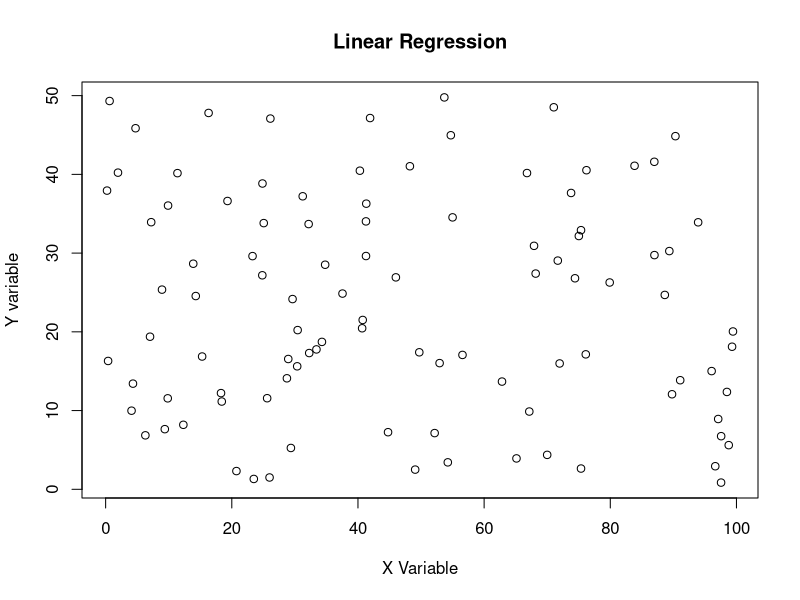
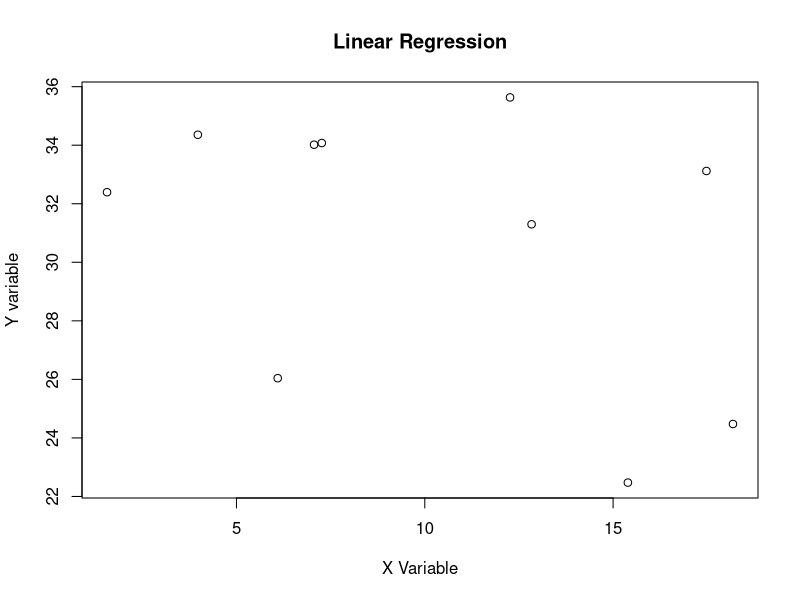
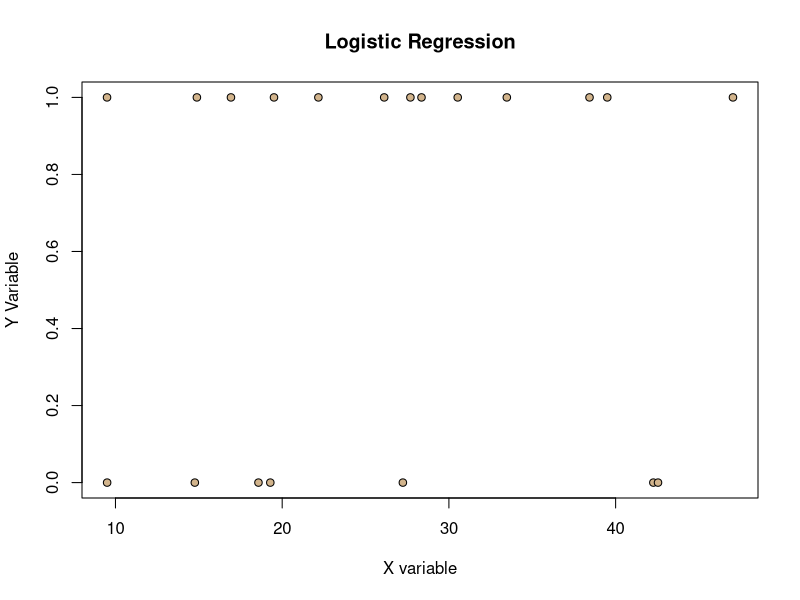

Generate these figures, in order, with R: (Note: this script raises an error after producing the figures.)
### Functions for Statistical Analysis - Homework 8
## March 8, 2017
## MWS

#################################################################################
# Function: Linear Regression
# Description: 
# input: continuous x & y variables
# output: abline & scatterplot
# ------------------------------------------------------------------------------

linReg <- function(xVar=runif(100,min=0,max=100),
                   yVar=runif(100,min=0,max=50),
                   dataframe=data.frame(xVar,yVar)){
  linRegMod <- lm(yVar~xVar,data=dataframe)
  linRegOut <- c(slope=summary(linRegMod)$coefficients[2,1],
                 pValue=summary(linRegMod)$coefficients[2,4])
  linRegPlot<- plot(y=dataframe$yVar,
                    x=dataframe$xVar,
                    main="Linear Regression",
                    xlab="X Variable", 
                    ylab="Y variable",
                    xlim=range(xVar),
                    ylim=range(yVar))
  return(linRegOut)}

linReg()

# tiny data set
linReg(xVar=runif(10,min=0,max=20),yVar=runif(10,min=20,max=40))



#################################################################################
# Function: Logistic Regression
# input: continuous x variable & categorical y variable
# output: estimate of xvar and p value of xvar
# ------------------------------------------------------------------------------
logReg <- function(xVar=rgamma(n=20,shape=5,scale=5), 
                   yVar=rbinom(n=20,size=1,p=0.5)){
  logRegMod <- glm(yVar~ xVar,
                   family=binomial(link="logit"))
  logRegOut <- c(xVarEst=summary(logRegMod)$coefficients[2,1],
                 pValue=summary(logRegMod)$coefficients[2,4])
  dataframe<-data.frame(xVar, yVar)
  logRegPlot <- plot(x=dataframe$xVar, 
                     y=dataframe$yVar,
                     pch=21,
                     bg="tan",
                     cex=1,
                     main="Logistic Regression",
                     xlab="X variable",
                     ylab="Y Variable")
  curve(predict(logRegMod,
                data.frame(x=xVar),
                type="response"),
                add=TRUE,
                lwd=2)
  return(logRegOut)}

logReg()

# tiny data set
xVar <- rgamma(n=30,shape=4,scale=4)
yVar <- rbinom(n=30,size=1,p=0.5)
datfram <- data.frame(xVar,yVar)
 
logReg(xVar=xVar,yVar=yVar,dataframe=datfram)

#################################################################################
# Function: ANOVA
# input: categorical x variable and continuous y variable
# output: p value
# ------------------------------------------------------------------------------
analVar <- function(xVar1=as.factor(rep(c("A","B","C","D","E"),each=5)),
                    yVar1=c(rgamma(10,shape=5,scale=5),rgamma(5,shape=5,scale=10))){
                      df=data.frame(xVar1,yVar1)
          aovMod <- aov(yVar1~xVar1,data=df)
          aovOut <- summary(aovMod)[[1]][["Pr(>F)"]][1]
          analVarplot <- boxplot(yVar1~xVar1,
                                 data=df,
                                 col=c("red","yellow","blue","green","purple"),
                                 xlab=names(xVar1),ylab=names(yVar1))
          
          return(aovOut)}
        
analVar()

# tiny data set
xVar1 <- as.factor(rep(c("a","b","c"),each=5))
yVar1 <- c(rgamma(10,shape=5,scale=5),rgamma(5,shape=5,scale=10))
analVar(xVar1=xVar1,yVar1=yVar1)

#################################################################################
# Function: Contingency Table
# input: discrete independent variable and discrete dependent variable
# output: 
# ------------------------------------------------------------------------------
contTable <- function(x=c(22,40,60),y=c(40,80,45),datamatrix=rbind(x,y)){
          contTableMod <- chisq.test(datamatrix)
          contTableOut <- print(chisq.test(datamatrix)[3])
          return(contTableOut)}

contTable()
